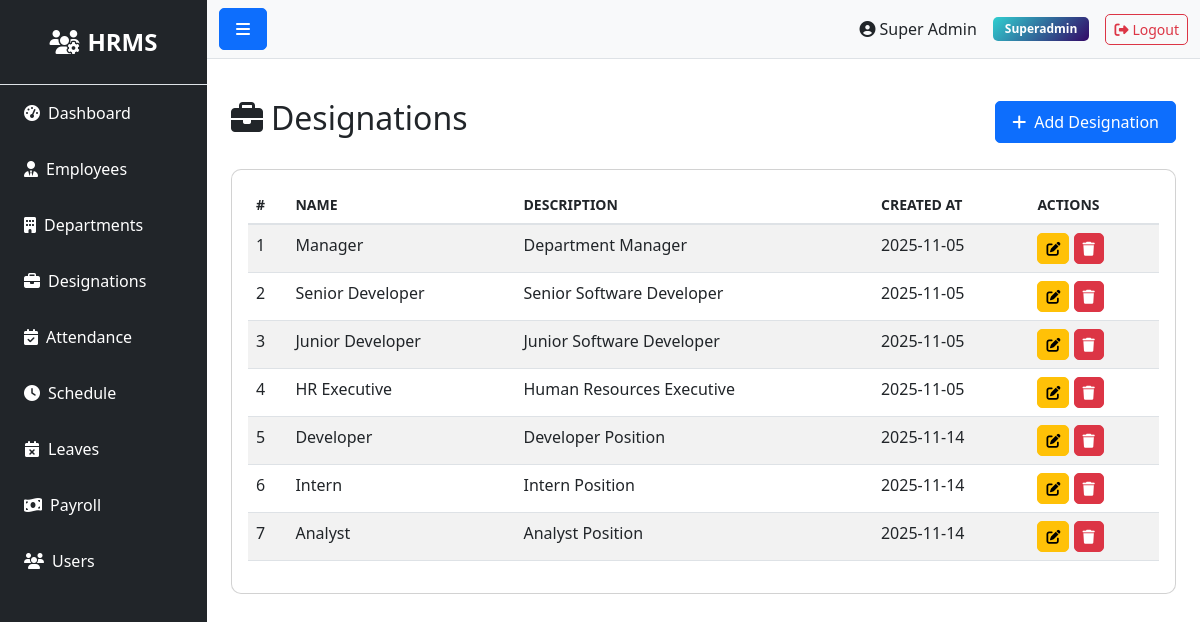
Before: /designation/ (signed in) with the older database file.
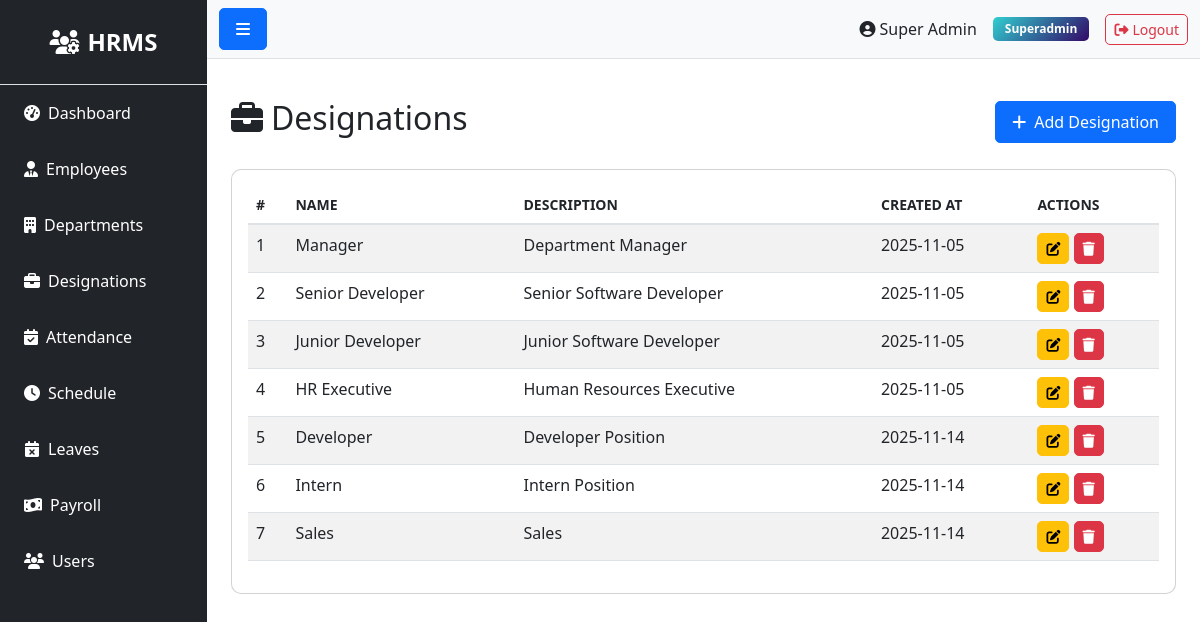
After: the same page with the newer database file.
### models.py (models this page shows)
class Designation(db.Model):
    __tablename__ = 'designations'
    id = db.Column(db.Integer, primary_key=True)
    name = db.Column(db.String(100), nullable=False)
    description = db.Column(db.Text)
    created_at = db.Column(db.DateTime, default=datetime.utcnow)
    updated_at = db.Column(db.DateTime, default=datetime.utcnow, onupdate=datetime.utcnow)
    employees = db.relationship('Employee', backref='designation', lazy=True)

### routes/designation.py (the view)
@bp.route('/')
@login_required
def index():
    designations = Designation.query.all()
    return render_template('admin/designation/index.html', designations=designations)

### app.py (called while the page is built)
@login_manager.user_loader
def load_user(user_id):
    try:
        return db.session.get(User, int(user_id))
    except Exception as e:
        app.logger.error(f'Error loading user {user_id}: {str(e)}')
        return None

@app.context_processor
def inject_user():
    return dict(current_user=current_user)

### templates/admin/designation/index.html (shortened to what this page needs)
{% extends "base.html" %}
{% block content %}
<div class="d-flex justify-content-between align-items-center mb-4">
    <h2><i class="fas fa-briefcase me-2"></i>Designations</h2>
    <a href="{{ url_for('designation.create') }}" class="btn btn-primary">
        <i class="fas fa-plus me-2"></i>Add Designation
    </a>
</div>
<div class="card">
    <div class="card-body">
        <div class="table-responsive">
            <table class="table table-striped table-hover">
                <thead>
                    <tr>
                        <th>#</th>
                        <th>Name</th>
                        <th>Description</th>
                        <th>Created At</th>
                        <th>Actions</th>
                    </tr>
                </thead>
                <tbody>
                    {% if designations %}
                        {% for designation in designations %}
                        <tr>
                            <td>{{ loop.index }}</td>
                            <td>{{ designation.name }}</td>
                            <td>{{ designation.description or 'N/A' }}</td>
                            <td>{{ designation.created_at.strftime('%Y-%m-%d') if designation.created_at else 'N/A' }}</td>
                            <td>
                                <a href="{{ url_for('designation.edit', id=designation.id) }}" class="btn btn-sm btn-warning">
                                    <i class="fas fa-edit"></i>
                                </a>
                                <form method="POST" action="{{ url_for('designation.delete', id=designation.id) }}" style="display:inline;" onsubmit="return confirm('Are you sure?')">
                                    <button type="submit" class="btn btn-sm btn-danger">
                                        <i class="fas fa-trash"></i>
                                    </button>
                                </form>
                            </td>
                        </tr>
                        {% endfor %}
                    {% else %}
                        <tr>
                            <td colspan="5" class="text-center">No designations found</td>
                        </tr>
                    {% endif %}
                </tbody>
            </table>
        </div>
    </div>
</div>
{% endblock %}

Changed rows visible on the page:
changed Designation: name "Analyst" → "Sales"; description "Analyst Position" → "Sales"
